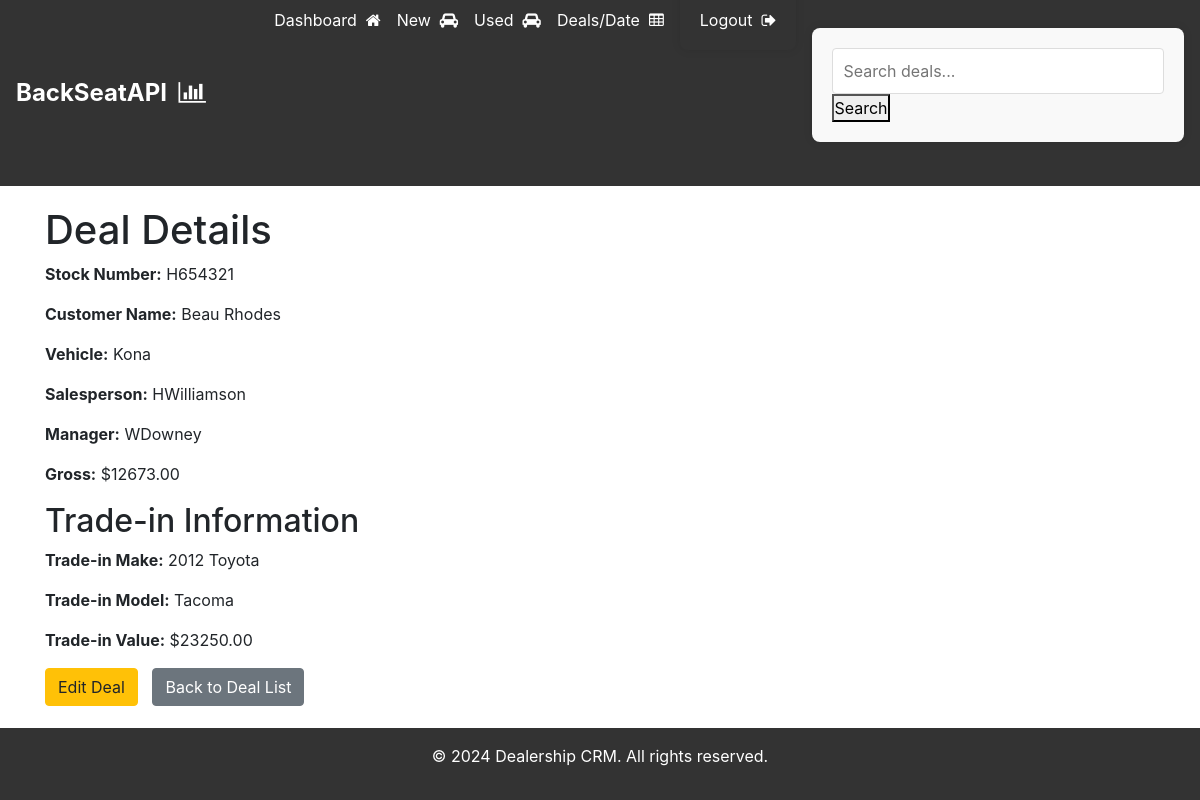
The page /deals/3/ (signed in) on the database its author committed.
### deals/models.py (models this page shows, shortened)
class Deal(models.Model):
    NEW_CAR = 'NEW'
    USED_CAR = 'USED'
    CAR_TYPE_CHOICES = [
        (NEW_CAR, 'New Car'),
        (USED_CAR, 'Used Car'),
    ]
    car_type = models.CharField(
        max_length=4,
        choices=CAR_TYPE_CHOICES,
        default=USED_CAR,
    )
    recap_number = models.PositiveIntegerField(blank=True, null=True)
    date = models.DateField(default=timezone.now)
    stock_number = models.CharField(max_length=50, unique=True)
    customer_name = models.CharField(max_length=100)
    vehicle_model = models.CharField(max_length=80)
    manager = models.ForeignKey(Manager, on_delete=models.SET_NULL, null=True)
    salesperson = models.ForeignKey(Salesperson, on_delete=models.SET_NULL, null=True)
    gross = models.DecimalField(max_digits=10, decimal_places=2)
    has_trade = models.BooleanField(default=False)
    trade_make = models.CharField(max_length=50, blank=True, null=True)
    trade_model = models.CharField(max_length=50, blank=True, null=True)
    trade_value = models.DecimalField(max_digits=10, decimal_places=2, blank=True, null=True)
    created_at = models.DateTimeField(auto_now_add=True)
    updated_at = models.DateTimeField(auto_now=True)
    class Meta:
        ordering = ['-created_at']

class Salesperson(models.Model):
    user = models.OneToOneField(User, on_delete=models.CASCADE)
    def __str__(self):
        return self.user.username

class Manager(models.Model):
    user = models.OneToOneField(User, on_delete=models.CASCADE)
    def __str__(self):
        return self.user.username

### deals/views.py (the view)
# urls.py: path('deals/<int:pk>/', views.deal_detail, name='deal_detail'),
@login_required
def deal_detail(request, pk):
    deal = get_object_or_404(Deal, pk=pk)
    if not request.user.has_perm('deals.view_all_deals') and deal.salesperson.user != request.user:
        raise PermissionDenied
    return render(request, 'deals/deal_detail.html', {'deal': deal})

### deals/templates/deals/deal_detail.html
{% extends 'base.html' %}
{% block content %}
<h1>Deal Details</h1>
<div class="deal-info">
    <p><strong>Stock Number:</strong> {{ deal.stock_number }}</p>
    <p><strong>Customer Name:</strong> {{ deal.customer_name }}</p>
    <p><strong>Vehicle:</strong> {{ deal.vehicle_model }}</p>
    <p><strong>Salesperson:</strong> {{ deal.salesperson }}</p>
    <p><strong>Manager:</strong> {{ deal.manager }}</p>
    <p><strong>Gross:</strong> ${{ deal.gross }}</p>
    {% if deal.has_trade %}
        <h2>Trade-in Information</h2>
        <p><strong>Trade-in Make:</strong> {{ deal.trade_make }}</p>
        <p><strong>Trade-in Model:</strong> {{ deal.trade_model }}</p>
        <p><strong>Trade-in Value:</strong> ${{ deal.trade_value }}</p>
    {% endif %}
</div>
<div class="deal-actions">
    <a href="{% url 'deal_update' deal.pk %}" class="btn btn-warning">Edit Deal</a>
    <a href="{% url 'dashboard' %}" class="btn btn-secondary">Back to Deal List</a>
</div>
{% endblock %}

### deals/static/deals/css/styles.css (style rules this page uses)
* { margin: 0; padding: 0; box-sizing: border-box; }
html, body { height: 100%; }
body { font-family: 'Arial', sans-serif; line-height: 1.6; color: #333; background-color: #f5f5f5; display: flex; flex-direction: column; }
.btn { display: inline-block; padding: 5px 10px; margin-right: 10px; border: none; border-radius: 4px; font-size: 16px; cursor: pointer; transition: background-color 0.3s ease; }
.btn-secondary { background-color: #6c757d; color: white; }

### rows shown on the page
Deal: stock_number "H654321", customer_name "Beau Rhodes", vehicle_model "Kona", salesperson "HWilliamson", manager "WDowney", gross "12673.00", trade_make "2012 Toyota", trade_model "Tacoma", trade_value "23250.00"
